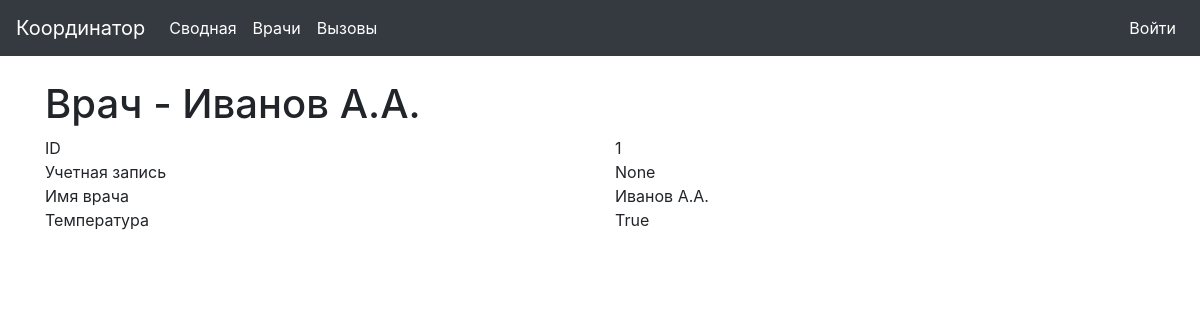
Before: /doctor/1 with the older database file.
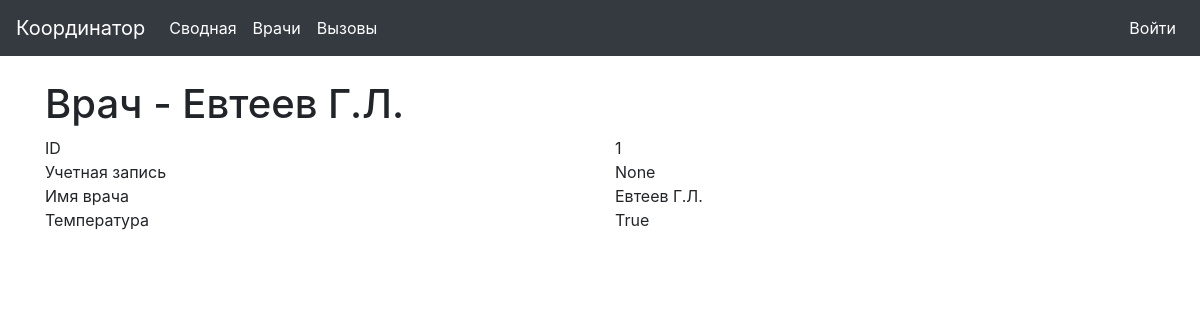
After: the same page with the newer database file.
### coordinator/models.py (models this page shows, shortened)
class Doctor(models.Model):
    user = models.OneToOneField(
        settings.AUTH_USER_MODEL,
        on_delete=models.CASCADE,
        null=True,
        blank=True,
        help_text="Укажите учетную запись пользователя",
        verbose_name="Учетная запись",
    )
    name = models.CharField(
        max_length=100,
        help_text="Фамилия И.О.",
        verbose_name="Имя врача",
    )
    temperature = models.BooleanField(
        default=False,
        help_text="Обслуживает температурные вызовы",
        verbose_name="Температура",
    )
    class Meta:
        verbose_name = "Врач"
        verbose_name_plural = "Врачи"
    def get_detail_fields(self):
        fields = []
        for field in self._meta.fields:
            fields.append({
                'name': field.name,
                'verbose_name': field.verbose_name,
                'value': field.value_from_object(self)
            })
        return fields
    def get_verbose_name(self):
        return self._meta.verbose_name

### coordinator/templates/coordinator/generic_detail.html
{% extends 'base.html' %}
{% block content %}
    <h1>{{ object.get_verbose_name }} - {{ object.name }}</h1>
    {% for field in object.get_detail_fields %}
    <div class="row">
        <div class="col">
            {{ field.verbose_name }}
        </div>
        <div class="col">
            {{ field.value }}
        </div>
    </div>
    {% endfor %}
{% endblock %}

Changed rows visible on the page:
changed Doctor "Врач": name "Иванов А.А." → "Евтеев Г.Л."
Other visible differences:
new list line: "Имя врача"
new list line: "Евтеев Г.Л."
list line gone: "Имя врача"
list line gone: "Иванов А.А."
